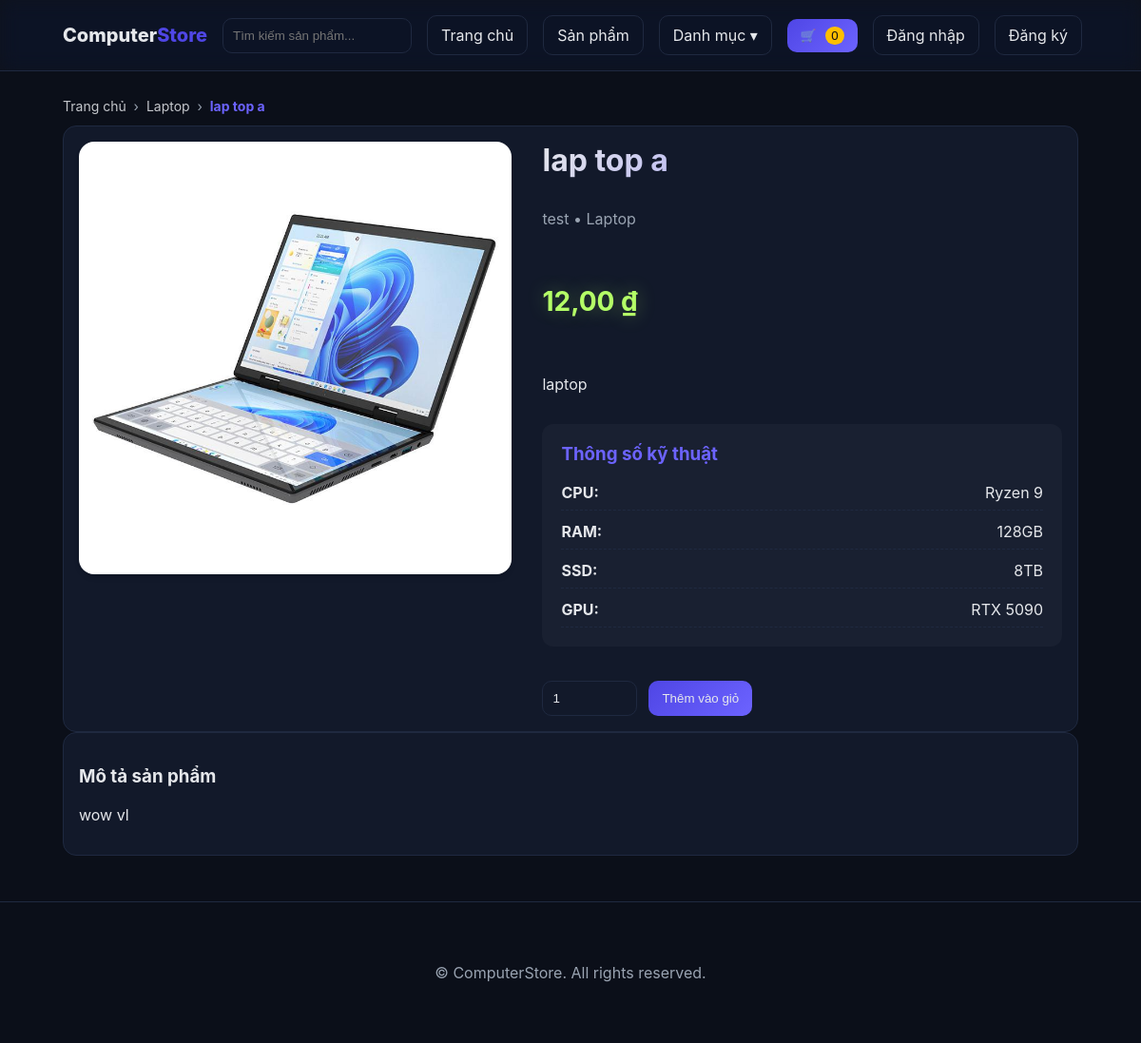
/product/lap-top-a/, run on the app's committed database.
### store/models.py (models this page shows, shortened)
class Product(models.Model):
    name = models.CharField(max_length=255)
    slug = models.SlugField(max_length=280, unique=True)
    category = models.ForeignKey(Category, on_delete=models.PROTECT, related_name="products")
    brand = models.ForeignKey(Brand, on_delete=models.PROTECT, related_name="products")
    price = models.DecimalField(max_digits=12, decimal_places=2)
    stock = models.PositiveIntegerField(default=0)
    image = models.ImageField(upload_to="products/", blank=True, null=True)
    short_description = models.CharField(max_length=300, blank=True)
    description = models.TextField(blank=True)
    specs = models.JSONField(default=dict, blank=True)
    is_featured = models.BooleanField(default=False)
    is_deal = models.BooleanField(default=False)
    is_hot = models.BooleanField(default=False)
    created_at = models.DateTimeField(auto_now_add=True)
    class Meta:
        ordering = ["-created_at"]
        verbose_name = "Sản phẩm"
        verbose_name_plural = "Sản phẩm"

class Category(models.Model):
    name = models.CharField(max_length=100, unique=True)
    slug = models.SlugField(max_length=120, unique=True)
    class Meta:
        verbose_name = "Danh mục"
        verbose_name_plural = "Danh mục"

class Brand(models.Model):
    name = models.CharField(max_length=120, unique=True)
    slug = models.SlugField(max_length=140, unique=True)
    class Meta:
        verbose_name = "Hãng"
        verbose_name_plural = "Hãng"

### store/views.py (the view)
# urls.py: path("product/<slug:slug>/", views.product_detail, name="product_detail"),
def product_detail(request, slug):
    product = get_object_or_404(Product, slug=slug)
    return render(request, "store/product_detail.html", {"product": product})

### store/context_processors.py (called while the page is built)
def nav_context(request):
    categories = Category.objects.all()[:12]
    cart = request.session.get(CART_SESSION_KEY, {})
    cart_count = sum(item.get("quantity", 0) for item in cart.values())
    return {
        "nav_categories": categories,
        "cart_count": cart_count,
    }

### templates/store/product_detail.html (shortened to what this page needs)
{% load static %}
<!DOCTYPE html>
<html lang="vi">
<head>
    <link rel="stylesheet" href="{% static 'css/styles.css' %}">
</head>
<body>
    {% include 'store/partials/navbar.html' %}
    <main class="container">
        <nav class="breadcrumb">
            <a href="/">Trang chủ</a>
            &nbsp;›&nbsp;
            <a href="{% url 'products' %}?category={{ product.category.slug }}">{{ product.category.name }}</a>
            &nbsp;›&nbsp;
            <span>{{ product.name }}</span>
        </nav>
        <div class="product-detail card">
            <div class="media">
                {% if product.image %}
                <img src="{{ product.image.url }}" alt="{{ product.name }}" />
                {% else %}
                <img src="{% static 'img/placeholder.png' %}" alt="{{ product.name }}" />
                {% endif %}
            </div>
            <div class="info">
                <h1>{{ product.name }}</h1>
                <p class="muted">{{ product.brand.name }} • {{ product.category.name }}</p>
                <p class="price">{{ product.price }} ₫</p>
                <p>{{ product.short_description }}</p>
                <div class="specs">
                    <h3>Thông số kỹ thuật</h3>
                    <ul>
                        {% for key, value in product.specs.items %}
                        <li><strong>{{ key }}:</strong> {{ value }}</li>
                        {% empty %}
                        <li>Chưa cập nhật</li>
                        {% endfor %}
                    </ul>
                </div>
                <form action="{% url 'cart_add' product.id %}" method="post" class="add-cart">
                    <input type="number" name="quantity" min="1" value="1" />
                    <button class="btn primary" {% if product.stock == 0 %}disabled{% endif %}>
                        {% if product.stock == 0 %}Hết hàng{% else %}Thêm vào giỏ{% endif %}
                    </button>
                </form>
            </div>
        </div>
        <article class="card">
            <h3>Mô tả sản phẩm</h3>
            <p>{{ product.description|linebreaks }}</p>
        </article>
    </main>
    {% include 'store/partials/footer.html' %}
</body>
</html>

### templates/store/partials/navbar.html (shortened to what this page needs)
<header class="navbar">
  <div class="container nav-inner">
    <a href="/" class="logo">Computer<span>Store</span></a>
    <form class="nav-search" method="get" action="{% url 'products' %}">
      <input id="search-input" type="text" name="q" autocomplete="off" placeholder="Tìm kiếm sản phẩm..." value="{{ q|default:'' }}" />
    </form>
    <nav class="nav-links">
      <a class="btn" href="/">Trang chủ</a>
      <a class="btn" href="{% url 'products' %}">Sản phẩm</a>
      <div class="nav-categories dropdown">
        <a class="btn" href="{% url 'products' %}">Danh mục ▾</a>
      </div>
      <button id="openCart" class="btn primary" type="button">🛒 <span class="badge">{{ cart_count|default:0 }}</span></button>
      {% if request.user.is_authenticated %}
        <span>Xin chào, {{ request.user.username }}</span>
        <form method="post" action="{% url 'logout' %}" style="display:inline">
          {% csrf_token %}
          <button class="btn" type="submit">Đăng xuất</button>
        </form>
      {% else %}
        <a class="btn" href="{% url 'login' %}">Đăng nhập</a>
        <a class="btn" href="{% url 'signup' %}">Đăng ký</a>
  {% endif %}
    </nav>
  </div>
</header>

### templates/store/partials/footer.html
<footer class="footer">
  <div class="container">
    <p>&copy; {{ now|date:"Y" }} ComputerStore. All rights reserved.</p>
  </div>
</footer>

### static/css/styles.css (style rules this page uses)
:root { --bg: #0b0f19; --card: #12192a; --muted: #9aa4b2; --text: #e5e7eb; --primary: #4f46e5; --primary-2: #6c63ff; --border: #1f2940; --shadow: 0 4px 6px -1px rgba(0, 0, 0, 0.1), 0 2px 4px -1px rgba(0, 0, 0, 0.06); --transition: all 0.3s ease; }
* { box-sizing: border-box; transition: var(--transition); }
html, body { margin: 0; padding: 0; background: var(--bg); color: var(--text); font-family: Inter, system-ui, -apple-system, Segoe UI, Roboto, Arial, sans-serif; }
a { color:inherit;text-decoration:none }
img { max-width:100%;display:block;border-radius:10px }
.container { max-width:1100px;margin:0 auto;padding:16px }
.navbar { background:rgba(255,255,255,0.02);backdrop-filter:saturate(180%) blur(10px);border-bottom:1px solid var(--border);position:sticky;top:0;z-index:10 }
.nav-inner { display:flex;align-items:center;gap:16px;flex-wrap:nowrap;justify-content:space-between }
.logo { font-weight:800;font-size:20px }
.logo span { color:var(--primary) }
.nav-search { flex:1 1 520px;display:flex;gap:8px;position:relative }
.nav-links { display:flex;gap:16px;align-items:center;flex:0 0 auto;white-space:nowrap }
input,select { background:transparent;border:1px solid var(--border);border-radius:10px;color:var(--text);padding:10px }
.btn { background:transparent;border:1px solid var(--border);color:var(--text);padding:10px 14px;border-radius:10px;cursor:pointer }
.btn.primary { background:linear-gradient(135deg,var(--primary),var(--primary-2));border:none }
.card { background:var(--card);border:1px solid var(--border);border-radius:14px;padding:16px }
.price { color:#b4ff67;font-weight:700 }
.muted { color:var(--muted) }
.product-detail { display: grid; grid-template-columns: 1fr 1.2fr; gap: 32px; align-items: start; }
.product-detail .media img { width: 100%; border-radius: 16px; box-shadow: var(--shadow); transition: transform 0.3s; }
.product-detail .info { display: flex; flex-direction: column; gap: 16px; }
.product-detail h1 { font-size: 32px; margin: 0; background: linear-gradient(135deg, var(--text), var(--primary-2)); -webkit-background-clip: text; -webkit-text-fill-color: transparent; }
.product-detail .price { font-size: 28px; color: #b4ff67; font-weight: 700; text-shadow: 0 0 20px rgba(180, 255, 103, 0.3); }
.product-detail .specs { background: rgba(255, 255, 255, 0.03); border-radius: 12px; padding: 20px; }
.product-detail .specs h3 { margin-top: 0; color: var(--primary-2); }
.product-detail .specs ul { list-style: none; padding: 0; margin: 0; display: grid; gap: 12px; }
.product-detail .specs li { display: flex; justify-content: space-between; padding-bottom: 8px; border-bottom: 1px dashed var(--border); }
.product-detail .add-cart { display: flex; gap: 12px; margin-top: 20px; }
.product-detail .add-cart input { width: 100px; }
.footer { border-top: 1px solid var(--border); margin-top: 32px; padding: 32px 0; text-align: center; color: var(--muted); }
.dropdown { position:relative }
.badge { background:#ffbf00;color:#111;padding:2px 6px;border-radius:999px;margin-left:6px }
.breadcrumb { color:var(--muted);font-size:14px;margin:12px 0 }
.breadcrumb a { color:var(--text);opacity:0.85 }
.breadcrumb span { color:var(--primary-2);font-weight:700 }

### data on the page
Product: category.name "Laptop", name "lap top a", image (picture), brand.name "test", price "12,00", short_description "laptop", description "wow vl"

### other printed values
{{ cart_count|default:0 }} "0"
{{ key }} "CPU" "RAM" "SSD" "GPU"
{{ value }} "Ryzen 9" "128GB" "8TB" "RTX 5090"
